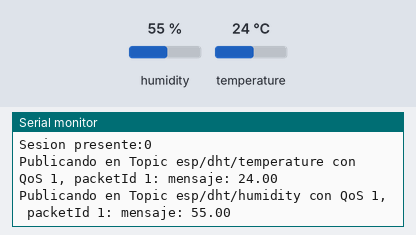
Simulated run of this sketch. Board: ESP8266 (NodeMCU). Shown: the last lines printed to the serial monitor. The inputs (shaded band) are chosen by the test bench; at power-on: humidity 55 %, temperature 24 °C. WiFi joins after 1.5 s; servers stay silent unless stated; no MQTT or app messages arrive unless stated.

Above: at 18.0 s.
18.1 s: humidity set to 22 %
At 21.4 s:
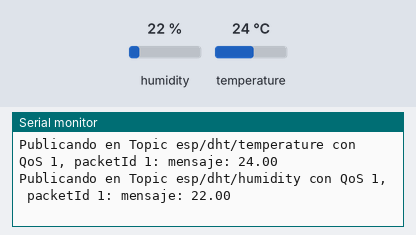
33.1 s: temperature set to 12 °C
At 41.4 s:
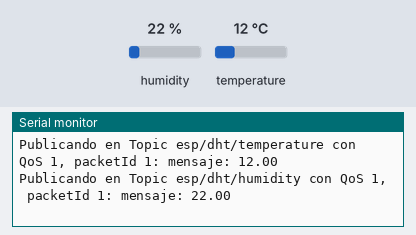
48.1 s: humidity set to 40 %
At 51.5 s:
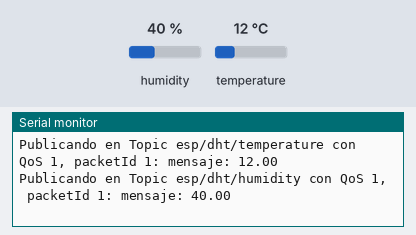
Timing chart, 0 to 53.0 s (numbered marks = the images above; inputs shaded):
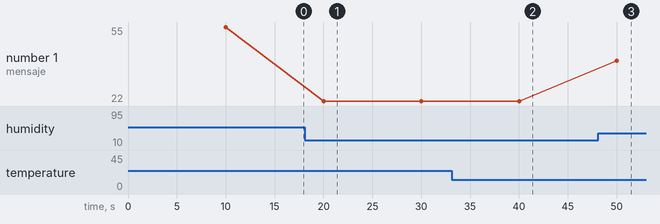

Measured:
- after the input at 18.1 s, the serial monitor: prints a new line after 1.9 s (image 1)
- after the input at 33.1 s, the serial monitor: prints a new line after 6.9 s (image 2)
- after the input at 48.1 s, the serial monitor: prints a new line after 1.9 s (image 3)
- plotted number 1: 55 → 22 after the input at 18.1 s, 22 → 40 after the input at 48.1 s

The sketch:

ESPMQTT.ino
```cpp
#include <DHT.h>
#include <ESP8266WiFi.h>
#include <Ticker.h>
#include <Wire.h>
#include <AsyncMqttClient.h>
#include <PubSubClient.h>

//declaracion de variables de red wifi
#define WIFI_SSID "FDM TRES"
#define WIFI_PASSWORD "contra33"

//Broker MQTT RBPI

#define MQTT_HOST IPAddress(192,168,30,164)
#define MQTT_PORT 1883

//definición de TOPICS

#define MQTT_PUB_TEMP "esp/dht/temperature"
#define MQTT_PUB_HUM "esp/dht/humidity"


//definicion GPIO DHT
#define DHTPIN 4

//definición tipo de DHT
#define DHTTYPE DHT22


//inicialización de DHT

DHT dht(DHTPIN,DHTTYPE);

//variables para la lectura del sensor

float temp;
float hum;

AsyncMqttClient mqttClient;
Ticker mqttReconnectTimer;

WiFiEventHandler wifiConnectHandler;
WiFiEventHandler wifiDisconnectHandler;
Ticker wifiReconnectTimer;

unsigned long previousMillis=0; //almacena el último valor de temperatura publicado
const long interval=10000;


void ConectarAWiFi(){
  Serial.println("Conectando a WiFi...");
  WiFi.begin(WIFI_SSID,WIFI_PASSWORD);
}

void ConectadoAWiFi(const WiFiEventStationModeGotIP& event){
  Serial.println("Conectado a WiFi");
  ConectarAMqtt();
}

void DesconectadoDeWiFi(const WiFiEventStationModeDisconnected& event){
  Serial.println("Desconectado de WiFi");
  mqttReconnectTimer.detach();
  wifiReconnectTimer.once(2,ConectarAWiFi);
}

void ConectarAMqtt(){
  Serial.println("Conectando a MQTT...");
  mqttClient.connect();
}

void ConectadoAMqtt(bool sessionPresent){
  Serial.println("Conectado a MQTT.");
  Serial.print("Sesion presente:");
  Serial.println(sessionPresent);
}

void DesconectadoDeMqtt(AsyncMqttClientDisconnectReason reason){
  Serial.println("Desconectado de MQTT");
  if (WiFi.isConnected()){
    mqttReconnectTimer.once(2,ConectarAMqtt);
    }

}

void MqttPublicado(uint16_t packetId){
  Serial.print("Publicacion reconocida");
  Serial.print(" packetId: ");
  Serial.println(packetId);

}


void setup() {
  Serial.begin(115200);
  Serial.println();

  dht.begin();

  wifiConnectHandler=WiFi.onStationModeGotIP(ConectadoAWiFi);
  wifiDisconnectHandler=WiFi.onStationModeDisconnected(DesconectadoDeWiFi);

  mqttClient.onConnect(ConectadoAMqtt);
  mqttClient.onDisconnect(DesconectadoDeMqtt);

  mqttClient.onPublish(MqttPublicado);
  mqttClient.setServer(MQTT_HOST,MQTT_PORT);

  ConectarAWiFi();


}

void loop() {
  unsigned long currentMillis=millis();

  if(currentMillis-previousMillis>= interval){
    previousMillis=currentMillis;

    hum=dht.readHumidity();
    temp=dht.readTemperature();

    uint16_t packetIdPub1=mqttClient.publish(MQTT_PUB_TEMP, 1, true, String(temp).c_str());
    Serial.printf("Publicando en Topic %s con QoS 1, packetId %i: ", MQTT_PUB_TEMP,packetIdPub1);
    Serial.printf("mensaje: %.2f \n",temp);

    uint16_t packetIdPub2=mqttClient.publish(MQTT_PUB_HUM, 1, true, String(hum).c_str());
    Serial.printf("Publicando en Topic %s con QoS 1, packetId %i: ", MQTT_PUB_HUM,packetIdPub2);
    Serial.printf("mensaje: %.2f \n",hum);


  }


}
```
